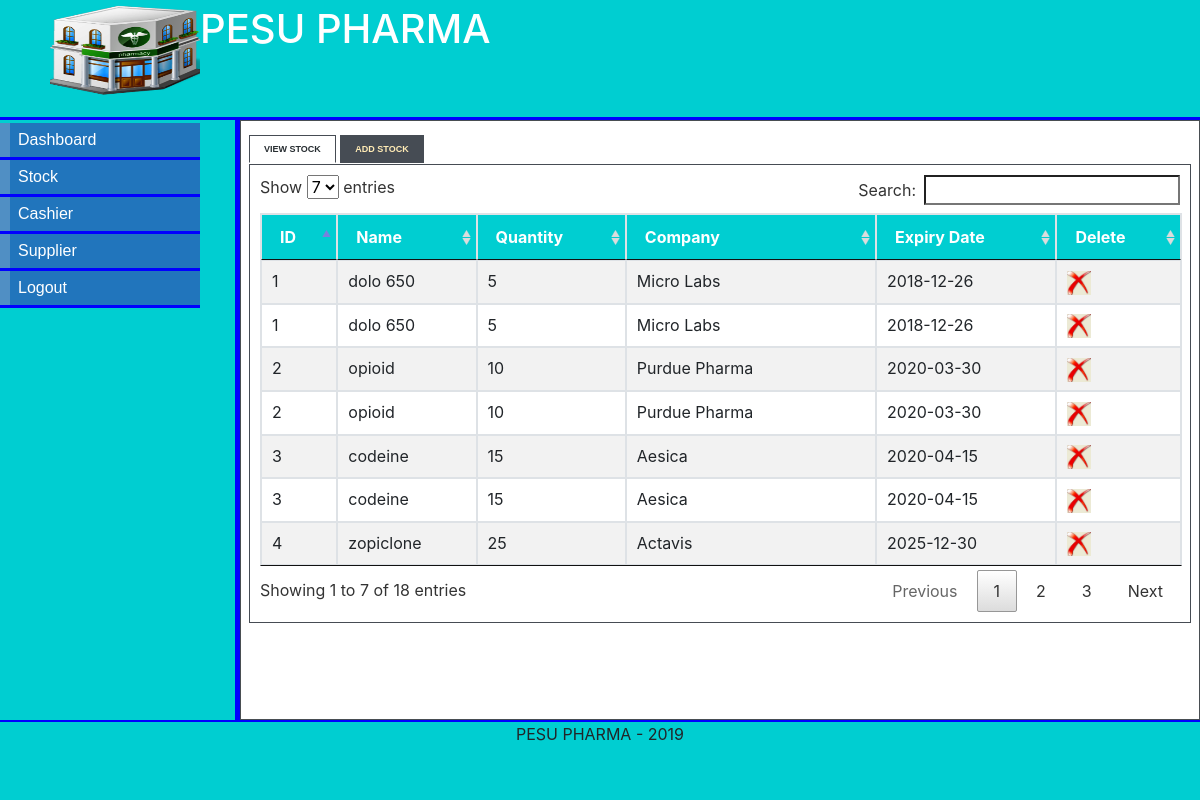
The app's page /stock.php (signed in) with its own data.
### tables this page shows
CREATE TABLE IF NOT EXISTS `STOCK`(
  `stock_id` INT NOT NULL AUTO_INCREMENT,
  `drug` VARCHAR(25) NOT NULL,
  `quantity` INT,
  `company` VARCHAR(25) NOT NULL,
  `cost` INT,
  `description` VARCHAR(50),
  `expiry_date` DATE,
  `admin_id` INT,

  PRIMARY KEY(`stock_id`),
  FOREIGN KEY(`admin_id`) REFERENCES ADMINISTRATOR(`admin_id`)
);

### stock.php (the view, shortened to what this page needs)
<?php
if(isset($_SESSION['username'])){
$id=$_SESSION['admin_id'];
}else{
header("location:http://".$_SERVER['HTTP_HOST'].dirname($_SERVER['PHP_SELF'])."index.php");
exit();
}
?>
<!DOCTYPE html>
<html>
<head>
<link rel="stylesheet" type="text/css" href="style/mystyle.css">
<link rel="stylesheet" href="style/style.css" type="text/css" media="screen" />
<link rel="stylesheet" href="style/table.css" type="text/css" media="screen" />
<link rel="stylesheet" href="style/bootstrap.min.css" type="text/css" />
<link rel="stylesheet" href="style/jquery.dataTables.min.css" type="text/css" />
</head>
<body>
<div id="content">
<div id="header">
<h1><a href="#"><img src="images/hd_logo.jpg"></a>  PESU PHARMA</h1></div>
<div id="left_column">
<div id="button">
        <ul>
			<li><a href="admin.php">Dashboard</a></li>
            <li><a href="stock.php">Stock</a></li>
			<li><a href="admin_cashier.php">Cashier</a></li>
			<li><a href="admin_supplier.php">Supplier</a></li>
			<li><a href="logout.php">Logout</a></li>
		</ul>
</div>
		</div>
<div id="main">
<div id="tabbed_box" class="tabbed_box">
    <div class="tabbed_area">
        <ul class="tabs">
            <li><a href="javascript:tabSwitch('tab_1', 'content_1');" id="tab_1" class="active">View Stock</a></li>
            <li><a href="javascript:tabSwitch('tab_2', 'content_2');" id="tab_2">Add Stock</a></li>
        </ul>
        <div id="content_1" class="content">
		<?php
        include_once('connect_db.php');
        $result = mysqli_query($con,"SELECT * FROM STOCK,ADMINISTRATOR WHERE STOCK.admin_id = $id")
                or die(mysqli_error($con));
        echo '<table id="table1" class="table table-bordered table-striped" border="1" cellpadding="5" align="center">';
         echo "<thead><tr><th>ID</th><th>Name</th><th>Quantity</th><th>Company</th><th>Expiry Date</th><th>Delete</th></tr></thead><tbody>";
        while($row = mysqli_fetch_array( $result )) {
                echo "<tr>";
                 echo '<td>' . $row['stock_id'] . '</td>';
                echo '<td>' . $row['drug'] . '</td>';
                 echo '<td>' . $row['quantity'] . '</td>';
				echo '<td>' . $row['company'] . '</td>';
				echo '<td>' . $row['expiry_date'] . '</td>';?>
				<td><a href="delete_stock.php?stock_id=<?php echo $row['stock_id']?>"><img src="images/delete-icon.jpg" width="24" height="24" border="0" /></a></td>
				<?php
		 }
        echo "</tbody></table>";
?>
        </div>
    </div>
</div>
</div>
<div id="footer" align="Center"> PESU PHARMA - 2019</div>
</div>
</body>
</html>

### style/mystyle.css (style rules this page uses)
body { margin-top: 0px; padding-top: 0px; }
#content { margin-left: auto; margin-right: auto; background: #E8E8E8; width: 100%; height: 100%; }
#header { position: absolute; top: 0; left:0; width: 100%; height: 15%; background: #00CED1; border-bottom: solid 3px blue; box-sizing: border-box; }
#header h1 { margin: 0px; padding-top: 5px; margin-left: 50px; color: #fff; }
#header img { float:left; height: 90px; width: 150px; }
#left_column { position: absolute; top: 15%; left:0; width: 20%; height: 75%; float: left; background: #00CED1; border-right:solid 5px blue; box-sizing: border-box; }
#main { clear: all; position: absolute; top: 15%; left:20%; width: 80%; height: 75%; background: #E8E8E8; box-sizing: border-box; }
#button { width: 12.5em; padding: 0 0 1em 0; margin-top: 0.2em; margin-bottom: 1em; font-family: 'Trebuchet MS', 'Lucida Grande', Verdana, Arial, Sans-serif; background: #00CED1; color: #333; }
#button ul { list-style: none; margin: 0; padding: 0; border: none; }
#button li { border-bottom: 3px solid blue; margin: 0; list-style: none; list-style-image: none; }
#button li a { display: block; padding: 5px 5px 5px 0.5em; border-left: 10px solid #508fc4; border-right: 10px solid #2175bc; background-color: #2175bc; color: #fff; text-decoration: none; width: 100%; }
html>body #button li a { width: 12.5em; }
#footer { position: absolute; text-align: center; left:0; bottom:0; width: 100%; height: 10%; background: #00CED1; clear: all; border-top: solid 2px blue; box-sizing: border-box; }

### style/style.css (style rules this page uses)
#tabbed_box { width: 100%; height:100%; }
.tabbed_area { border: 1px solid #494e52; background-color: #fff; padding: 8px; width: 100%; height: 100%; box-sizing: border-box; }
ul.tabs { margin: 0px; padding: 0px; margin-top: 5px; margin-bottom: 6px; }
ul.tabs li { list-style: none; display: inline; }
ul.tabs li a { background-color: #464c54; color: #ffebb5; padding: 8px 14px 8px 14px; text-decoration: none; font-size: 9px; font-family: Verdana, Arial, Helvetica, sans-serif; font-weight: bold; text-transform: uppercase; border: 1px solid #464c54; }
ul.tabs li a.active { background-color: #ffffff; color: #282e32; border: 1px solid #464c54; border-bottom: 1px solid #ffffff; }
.content { background-color: #ffffff; padding: 10px; border: 1px solid #464c54; }

### style/table.css (style rules this page uses)
table { border-collapse:collapse; }
table,th { border: 2px solid blue; }
th { background-color: #00CED1; color:white; }

### records on screen
stock: stock_id "1", drug "dolo 650", quantity "5", company "Micro Labs", expiry_date "2018-12-26"
stock: stock_id "2", drug "opioid", quantity "10", company "Purdue Pharma", expiry_date "2020-03-30"
stock: stock_id "3", drug "codeine", quantity "15", company "Aesica", expiry_date "2020-04-15"
stock: stock_id "4", drug "zopiclone", quantity "25", company "Actavis", expiry_date "2025-12-30"
